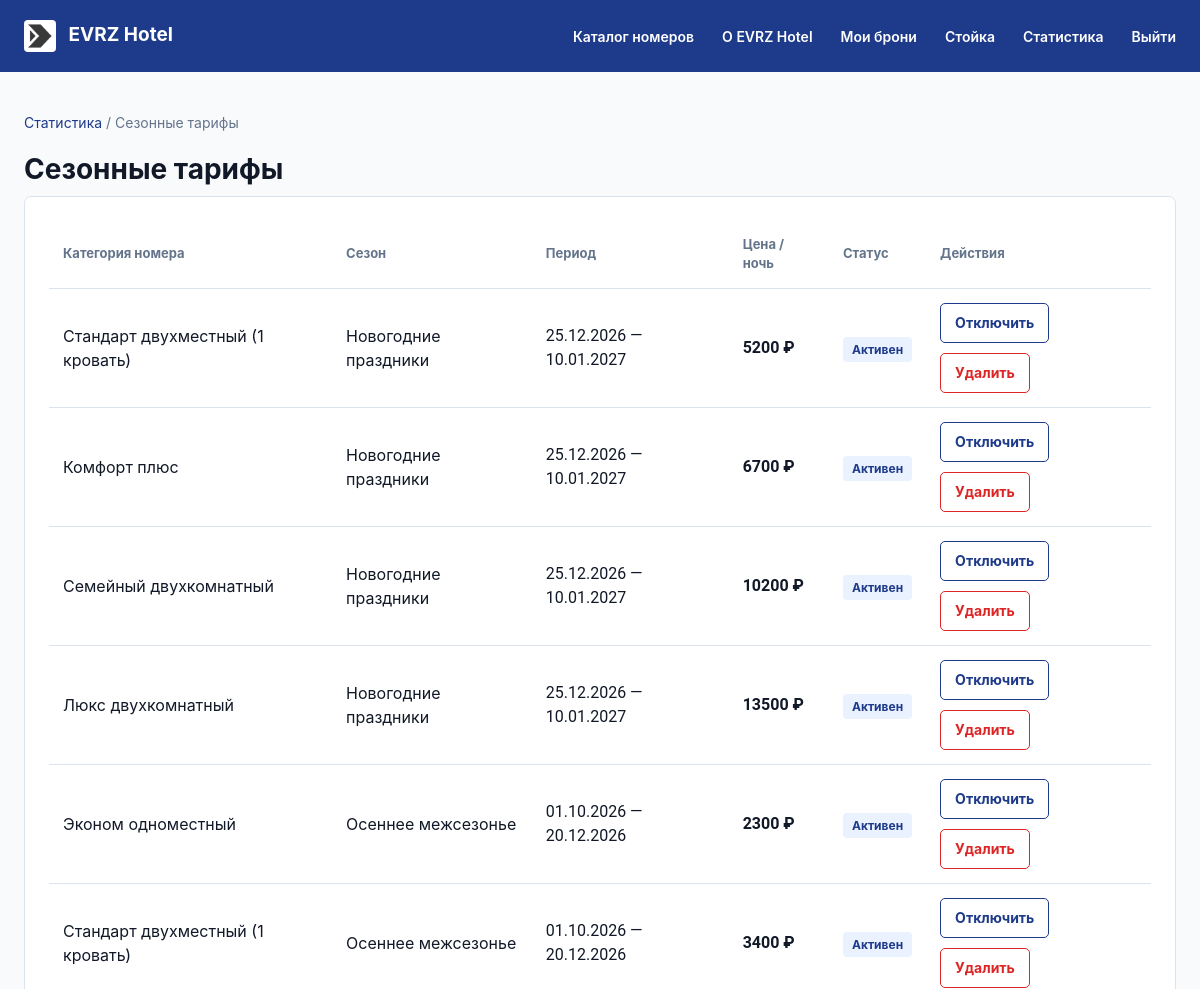
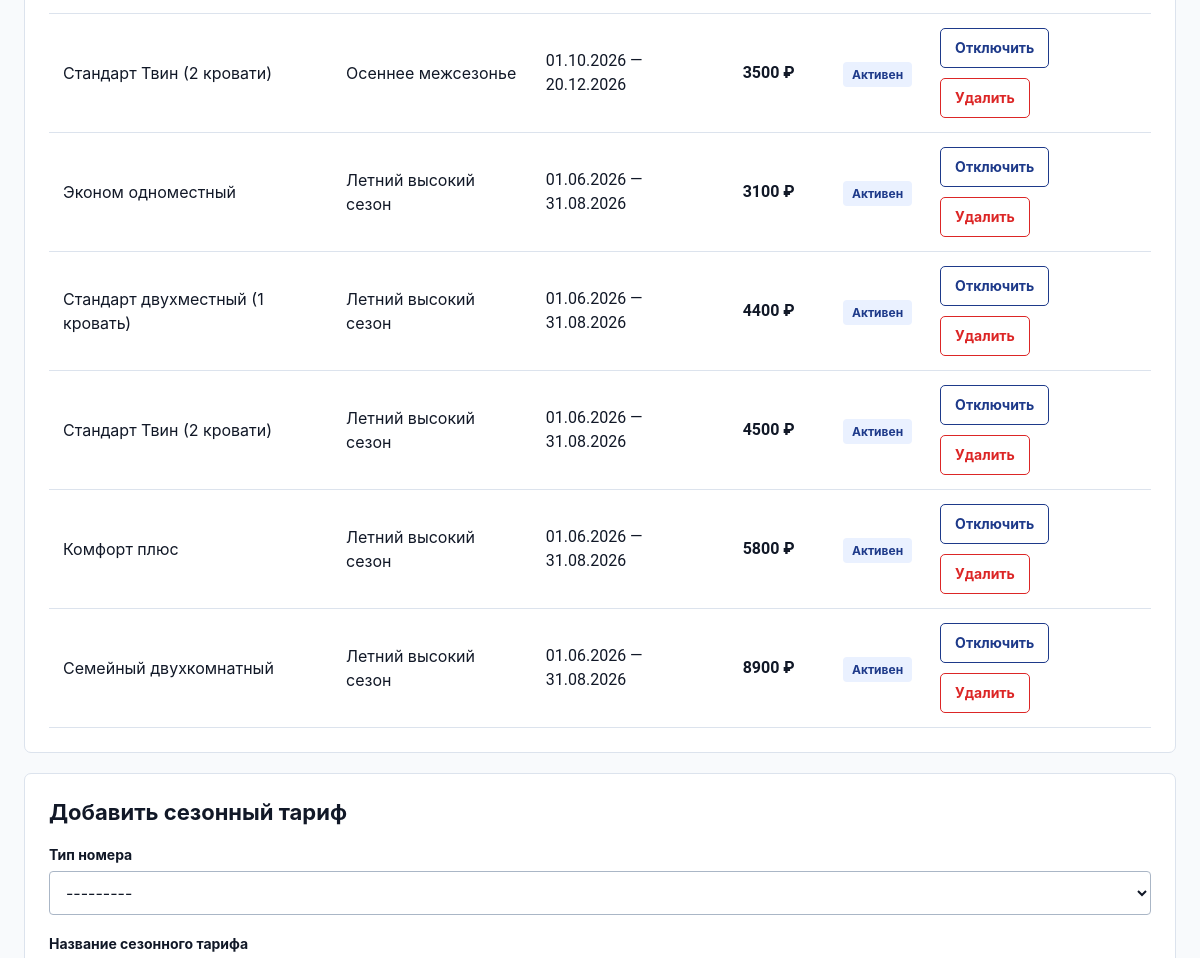
Before: /manager/tariffs/ (signed in, upper part) with the older database file (2 pictures, top to bottom).
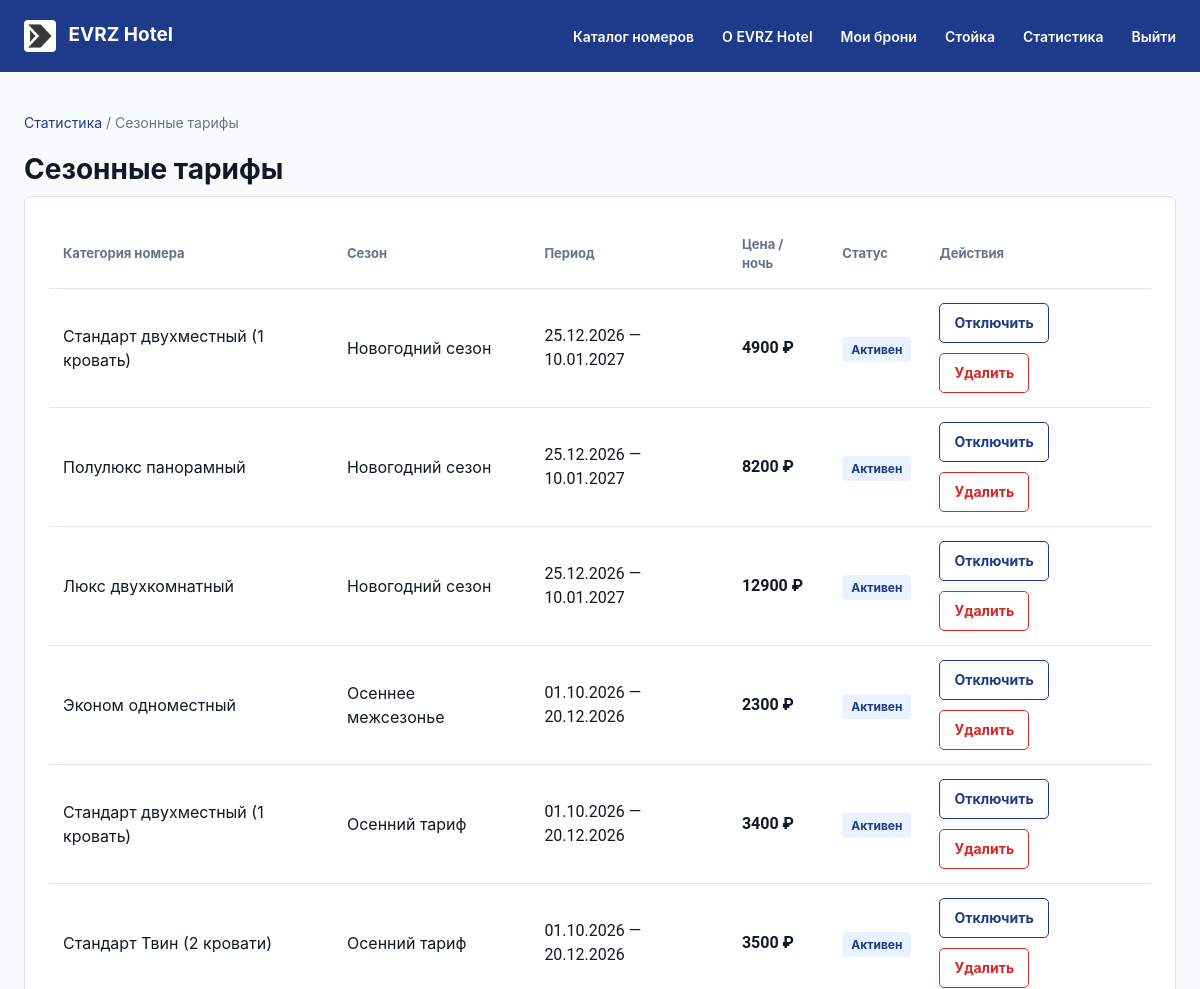
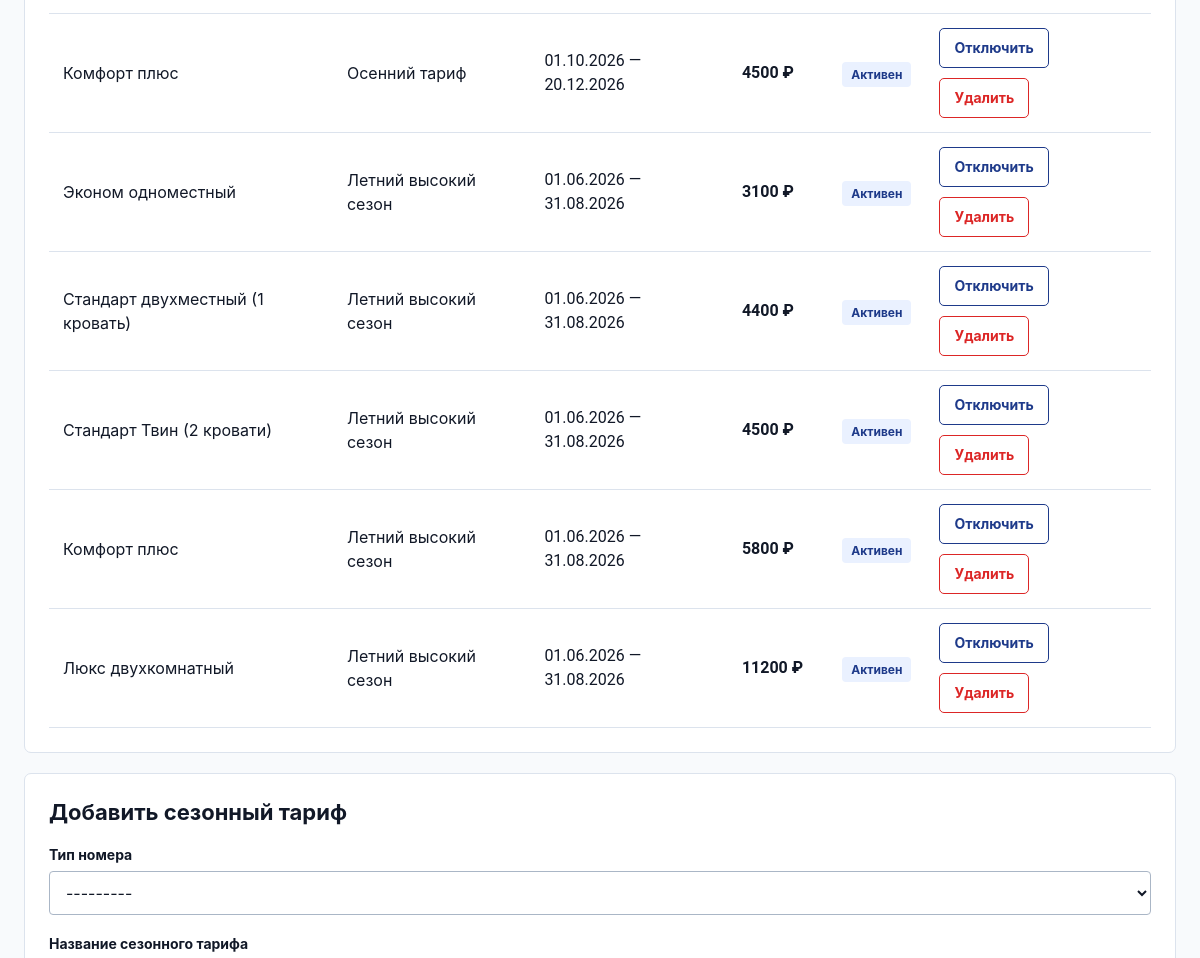
After: the same page with the newer database file (2 pictures, top to bottom).
### hotel/models.py (models this page shows, shortened)
class Tariff(models.Model):
    room_type = models.ForeignKey(RoomType, on_delete=models.CASCADE, related_name='tariffs', verbose_name='Тип номера')
    name = models.CharField(max_length=120, verbose_name='Название сезонного тарифа')
    start_date = models.DateField(verbose_name='Дата начала сезона')
    end_date = models.DateField(verbose_name='Дата окончания сезона')
    price_per_night = models.DecimalField(
        max_digits=10,
        decimal_places=2,
        validators=[MinValueValidator(500)],
        verbose_name="Цена за ночь в сезон (руб.)"
    )
    is_active = models.BooleanField(default=True, verbose_name='Тариф активен')
    class Meta:
        verbose_name = "Сезонный тариф"
        verbose_name_plural = "Сезонные тарифы"
        ordering = ["-start_date", "room_type"]
        constraints = [
            models.CheckConstraint(
                check=Q(end_date__gte=F("start_date")),
                name="tariff_end_date_gte_start_date"
            ),
            models.CheckConstraint(check=Q(price_per_night__gt=0), name='tariff_price_positive'),
        ]

class RoomType(models.Model):
    name = models.CharField(max_length=100, unique=True, verbose_name='Название категории')
    base_price = models.DecimalField(
        max_digits=10,
        decimal_places=2,
        validators=[MinValueValidator(500)],
        verbose_name="Базовая цена за сутки (руб.)"
    )
    max_guests = models.PositiveSmallIntegerField(
        default=2,
        validators=[MinValueValidator(1), MaxValueValidator(10)],
        verbose_name="Максимальная вместимость гостей"
    )
    area = models.DecimalField(
        max_digits=5,
        decimal_places=1,
        validators=[MinValueValidator(8.0)],
        verbose_name="Площадь номера (кв. м)"
    )
    description = models.TextField(blank=True, verbose_name='Описание категории')
    class Meta:
        verbose_name = "Тип номера"
        verbose_name_plural = "Типы номеров"
        ordering = ["base_price", "name"]
        constraints = [
            models.CheckConstraint(check=Q(base_price__gt=0), name='roomtype_base_price_positive'),
            models.CheckConstraint(check=Q(max_guests__gte=1), name='roomtype_max_guests_min_1'),
        ]
    def __str__(self):
        return f"{self.name} (до {self.max_guests} чел., {self.base_price} руб.)"

### hotel/views.py (the view, shortened to what this page needs)
# urls.py: path('manager/tariffs/', views.manager_tariffs, name='manager_tariffs'),
@manager_required
def manager_tariffs(request):
    form = TariffForm(request.POST or None)
    tariffs = Tariff.objects.select_related('room_type').all()
    return TemplateResponse(request, 'manager_tariffs.html', {'tariffs': tariffs, 'form': form})

### hotel/forms.py (shortened to what this page needs)
class TariffForm(forms.ModelForm):
    class Meta:
        model = Tariff
        fields = ['room_type', 'name', 'start_date', 'end_date', 'price_per_night', 'is_active']
        widgets = {
            'start_date': forms.DateInput(attrs={'type': 'date'}),
            'end_date': forms.DateInput(attrs={'type': 'date'}),
        }

### hotel/views.py (called while the page is built, shortened)
def manager_required(view_func):
    @wraps(view_func)
    @login_required
    def _wrapped(request, *args, **kwargs):
        return view_func(request, *args, **kwargs)
    return _wrapped

### hotel/templates/manager_tariffs.html (shortened to what this page needs)
{% extends 'base.html' %}
{% block content %}
  <p class="breadcrumbs"><a href="{% url 'stats' %}">Статистика</a> / Сезонные тарифы</p>
  <h1>Сезонные тарифы</h1>
  <div class="panel table-wrap">
    <table>
      <thead>
        <tr>
          <th>Категория номера</th>
          <th>Сезон</th>
          <th>Период</th>
          <th>Цена / ночь</th>
          <th>Статус</th>
          <th>Действия</th>
        </tr>
      </thead>
      <tbody>
        {% for t in tariffs %}
          <tr>
            <td>{{ t.room_type.name }}</td>
            <td>{{ t.name }}</td>
            <td class="num">{{ t.start_date|date:'d.m.Y' }} — {{ t.end_date|date:'d.m.Y' }}</td>
            <td class="num"><strong>{{ t.price_per_night|floatformat:0 }} ₽</strong></td>
            <td>
              <span class="badge {% if t.is_active %}badge-success{% else %}badge-error{% endif %}">
                {% if t.is_active %}Активен{% else %}Отключён{% endif %}
              </span>
            </td>
            <td>
              <div class="row-actions">
                <form class="inline-form" method="post" action="{% url 'manager_tariffs' %}">
                  <button class="small secondary" type="submit">{% if t.is_active %}Отключить{% else %}Включить{% endif %}</button>
                </form>
                <form class="inline-form" method="post" action="{% url 'manager_tariffs' %}">
                  <button class="small danger" type="submit">Удалить</button>
                </form>
              </div>
            </td>
          </tr>
        {% empty %}
          <tr><td colspan="6">Сезонных тарифов пока нет.</td></tr>
        {% endfor %}
      </tbody>
    </table>
  </div>
  <section class="panel">
    <h2>Добавить сезонный тариф</h2>
    <form method="post">
      <div class="form-grid-2">
        {% for field in form %}
          <div class="form-pole">
            <label for="{{ field.id_for_label }}">{{ field.label }}</label>
            {{ field }}
          </div>
        {% endfor %}
      </div>
    </form>
  </section>
{% endblock %}

Changed rows visible on the page:
removed Tariff: room_type.name "Стандарт двухместный (1 кровать)", name "Новогодние праздники", start_date "25.12.2026", end_date "10.01.2027", price_per_night "5200", is_active "Активен"
removed Tariff: room_type.name "Комфорт плюс", name "Новогодние праздники", start_date "25.12.2026", end_date "10.01.2027", price_per_night "6700", is_active "Активен"
removed Tariff: room_type.name "Семейный двухкомнатный", name "Новогодние праздники", start_date "25.12.2026", end_date "10.01.2027", price_per_night "10200", is_active "Активен"
removed Tariff: room_type.name "Люкс двухкомнатный", name "Новогодние праздники", start_date "25.12.2026", end_date "10.01.2027", price_per_night "13500", is_active "Активен"
removed Tariff: room_type.name "Стандарт двухместный (1 кровать)", name "Осеннее межсезонье", start_date "01.10.2026", end_date "20.12.2026", price_per_night "3400", is_active "Активен"
removed Tariff: room_type.name "Стандарт Твин (2 кровати)", name "Осеннее межсезонье", start_date "01.10.2026", end_date "20.12.2026", price_per_night "3500", is_active "Активен"
removed Tariff: room_type.name "Семейный двухкомнатный", name "Летний высокий сезон", start_date "01.06.2026", end_date "31.08.2026", price_per_night "8900", is_active "Активен"
added Tariff: room_type.name "Стандарт двухместный (1 кровать)", name "Новогодний сезон", start_date "25.12.2026", end_date "10.01.2027", price_per_night "4900", is_active "Активен"
added Tariff: room_type.name "Полулюкс панорамный", name "Новогодний сезон", start_date "25.12.2026", end_date "10.01.2027", price_per_night "8200", is_active "Активен"
added Tariff: room_type.name "Люкс двухкомнатный", name "Новогодний сезон", start_date "25.12.2026", end_date "10.01.2027", price_per_night "12900", is_active "Активен"
added Tariff: room_type.name "Стандарт двухместный (1 кровать)", name "Осенний тариф", start_date "01.10.2026", end_date "20.12.2026", price_per_night "3400", is_active "Активен"
added Tariff: room_type.name "Стандарт Твин (2 кровати)", name "Осенний тариф", start_date "01.10.2026", end_date "20.12.2026", price_per_night "3500", is_active "Активен"
added Tariff: room_type.name "Комфорт плюс", name "Осенний тариф", start_date "01.10.2026", end_date "20.12.2026", price_per_night "4500", is_active "Активен"
added Tariff: room_type.name "Люкс двухкомнатный", name "Летний высокий сезон", start_date "01.06.2026", end_date "31.08.2026", price_per_night "11200", is_active "Активен"
